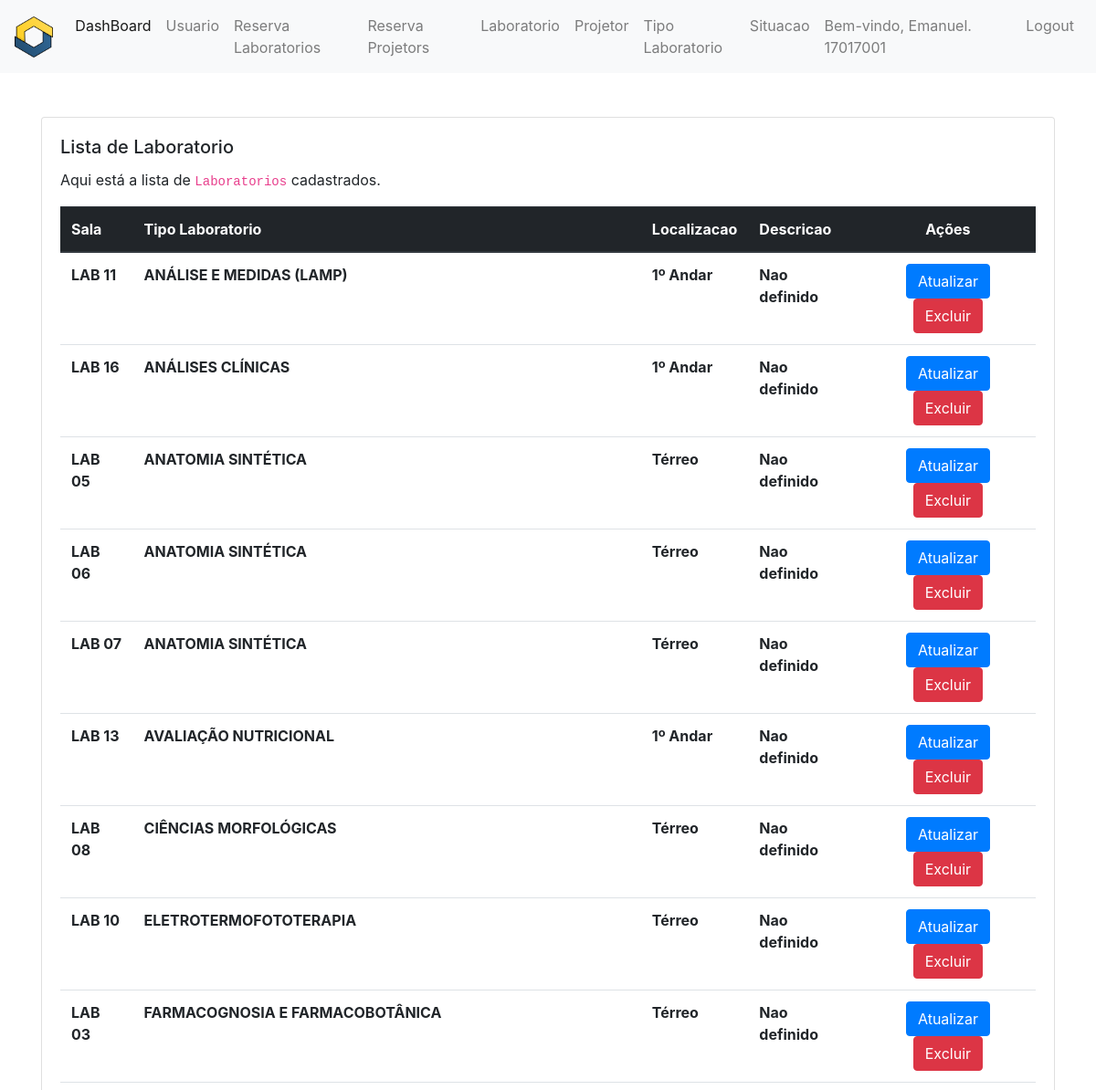
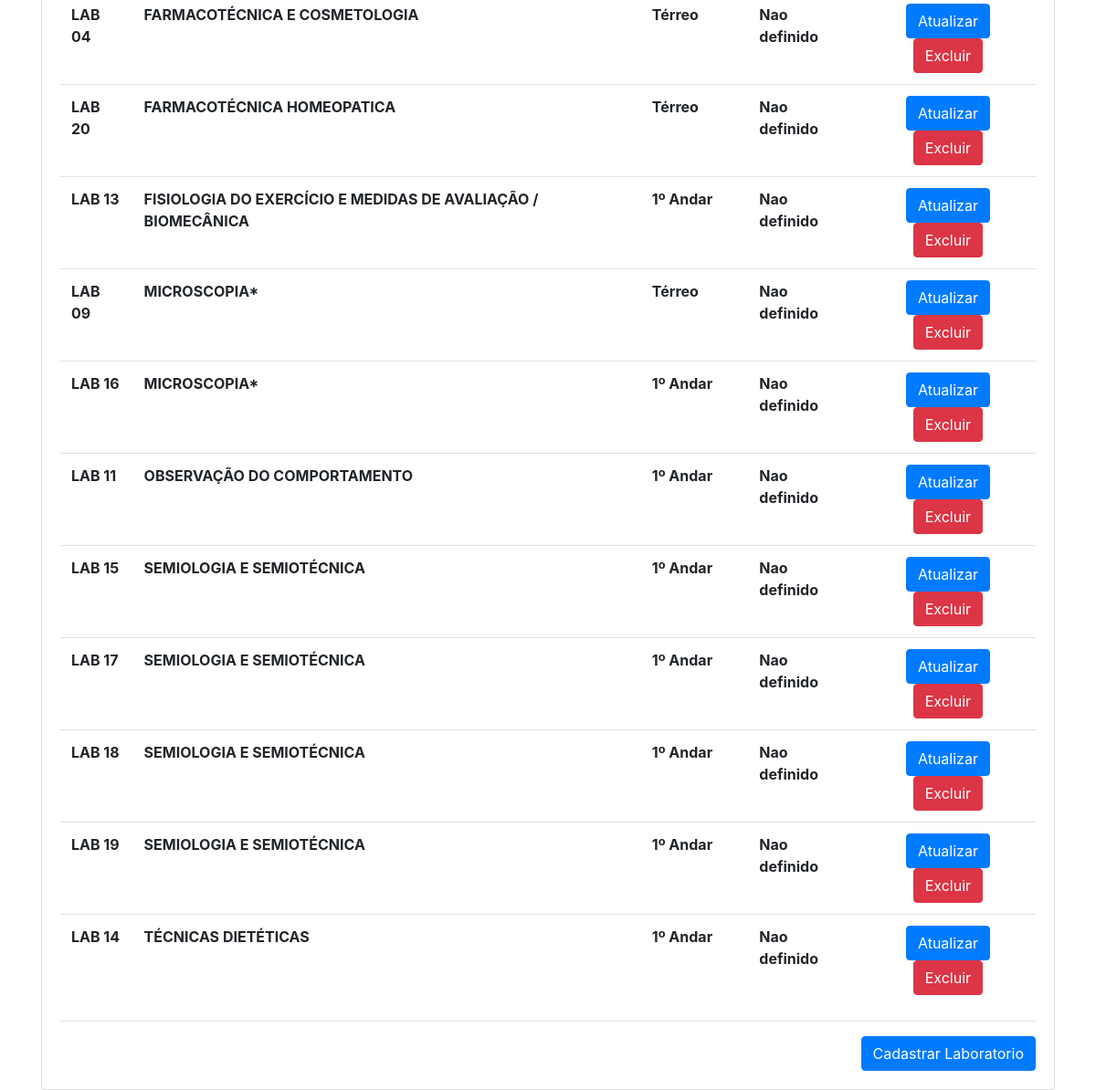
Page /laboratorios/ (signed in) on the committed database (2 pictures, top to bottom).
### authweb/models.py (models this page shows, shortened)
class Recurso(models.Model):
    LOCALIZACAO = ( ('terreo', 'terreo'),
                    ('1 andar', '1 andar'),
                    )
    localizacao = models.CharField(choices=LOCALIZACAO,default='sem localizacao', null=True, blank=True, max_length=255)
    SALA = ( ('LAB 03', 'LAB 03'),
              ('LAB 04', 'LAB 04'),
              ('LAB 05', 'LAB 05'),
              ('LAB 06', 'LAB 06'),
              ('LAB 07', 'LAB 07'),
              ('LAB 08', 'LAB 08'),
              ('LAB 09', 'LAB 09'),
              ('LAB 10', 'LAB 10'),
              ('LAB 11', 'LAB 11'),
              ('LAB 13', 'LAB 13'),
              ('LAB 14', 'LAB 14'),
              ('LAB 15', 'LAB 15'),
              ('LAB 16', 'LAB 16'),
              ('LAB 17', 'LAB 17'),
              ('LAB 18', 'LAB 18'),
              ('LAB 19', 'LAB 19'),
              ('LAB 20', 'LAB 20'),
                    )
    sala = models.CharField(choices=SALA,default='LAB XX', null=True, blank=True, max_length=255)
    descricao = models.CharField(max_length=255, blank=True, null=True, default ="sem descricao")
    tipo_laboratorio = models.ForeignKey(TipoLaboratorio, on_delete=models.PROTECT, blank=True, null=True )#tem que ajustar para null?
    numero = models.IntegerField(blank=True, null=True)
    tipo_recurso = models.CharField(max_length=255, blank=True, null=True)
    objetos = models.Manager()

class TipoLaboratorio (models.Model):
    nome = models.CharField(max_length=255, blank=True, null=True)
    descricao = models.CharField(max_length=255, blank=True, null=True)
    objetos = models.Manager()

### website/views.py (the view)
# urls.py: path('laboratorios/', LaboratorioListView.as_view(), name="lista_laboratorios"),
class LaboratorioListView(PermissionRequiredMixin,LoginRequiredMixin, ListView):
    permission_required = "authweb.view_recurso"
    template_name = "website/laboratorio/lista.html"
    model = Recurso
    login_url = 'website:login'
    redirect_field_name = 'redirect_to'
    def get_context_data(self, **kwargs):
        context = super(LaboratorioListView, self).get_context_data(**kwargs)
        context['recursos'] = Recurso.objetos.filter(tipo_recurso="laboratorio")
        return context

### authweb/templatetags/mytags.py (called while the page is built)
@register.filter
def str_none(value): # Only one argument.
    if(value == None):
        return "Nao definido"
    else:
        return "Nao definido"

### website/templates/website/laboratorio/lista.html (shortened to what this page needs)
{% extends "website/_layouts/base.html" %}
{% load widget_tweaks %}
{% load mytags %}
{% block conteudo %}
<div class="container mt-5">
  <div class="row">
    <div class="col-lg-12 col-md-12 col-sm-12 col-xs-12">
      <div class="card">
        <div class="card-body">
          <h5 class="card-title">Lista de Laboratorio</h5>
          {% if recursos|length > 0 %}
            <p class="card-text">
              Aqui está a lista de <code>Laboratorios</code> cadastrados.
            </p>
            <table class="table">
              <thead class="thead-dark">
              <tr>
                <th scope="col">Sala</th>
				<th scope="col">Tipo Laboratorio</th>
				<th scope="col">Localizacao</th>
				<th scope="col">Descricao</th>
			    <th scope="col" class="text-center">Ações</th>
              </tr>
              </thead>
              <tbody>
              {% for recurso in recursos %}
                <tr>
                  <th scope="row">{{ recurso.sala }}</th>
				  <th scope="row">{{ recurso.tipo_laboratorio.nome}}</th>
				  <th scope="row">{{ recurso.localizacao }}</th>
				  <th scope="row">{{ recurso.descricao|str_none }}</th>
                  <td class="text-center">
				{% if perms.authweb.change_recurso %}
                    <a href="{% url 'website:atualiza_laboratorio' pk=recurso.id %}"
                       class="btn btn-primary">
                      Atualizar
                    </a>
				{% endif %}
				{% if perms.authweb.delete_recurso %}
                    <a href="{% url 'website:deleta_laboratorio' pk=recurso.id %}"
                      class="btn btn-danger">
                        Excluir
                    </a>
				{% endif %}
                  </td>
                </tr>
              {% endfor %}
              </tbody>
            </table>
        {% else %}
          <div class="text-center mt-5 mb-5 jumbotron">
            <h5>Nenhum <code>Laboratorio</code> cadastrado ainda.</h5>
          </div>
        {% endif %}
          <hr />
          <div class="text-right">
            <a href="{% url 'website:cadastra_laboratorio' %}" class="btn btn-primary">
              Cadastrar Laboratorio
            </a>
          </div>
        </div>
      </div>
    </div>
  </div>
</div>
{% endblock %}

### website/templates/website/_layouts/base.html (shortened to what this page needs)
<!DOCTYPE html>
<html>
	{% load static %}
    <head>
        <link rel="stylesheet" type="text/css" href="{% static 'website/css/bootstrap.min.css' %}">
        <link rel="stylesheet" type="text/css" href="{% static 'website/css/master.css' %}">
		<link rel="stylesheet" type="text/css" href="{% static 'website/css/jquery.datetimepicker.min.css' %}" >
    </head>
    <body>
        <nav class="navbar navbar-expand-lg navbar-light bg-light">
            <a class="navbar-brand" href="{% url 'website:index' %}">
              <img src="{% static 'website/img/favicon.png' %}" height="45px">
            </a>
            <div class="collapse navbar-collapse" id="navbarSupportedContent">
                <ul class="navbar-nav mr-auto">
					{% if user.is_authenticated %}
					<li class="nav-item active">
                        <a class="nav-link" href="{% url 'website:dashboard' %}">DashBoard</a>
                    </li>
					{% if user.is_staff %}
					<li class="nav-item">
                        <a class="nav-link" href="{% url 'website:lista_usuarios' %}">Usuario</a>
                    </li>
					<li class="nav-item">
                        <a class="nav-link" href="{% url 'website:lista_reserva_laboratorios' %}">Reserva Laboratorios</a>
                    </li>
					<li class="nav-item">
                        <a class="nav-link" href="{% url 'website:lista_reserva_projetors' %}">Reserva Projetors</a>
                    </li>
					<li class="nav-item">
                        <a class="nav-link" href="{% url 'website:lista_laboratorios' %}">Laboratorio</a>
                    </li>
					<li class="nav-item">
                        <a class="nav-link" href="{% url 'website:lista_projetors' %}">Projetor</a>
                    </li>
					<li class="nav-item">
                        <a class="nav-link" href="{% url 'website:lista_tipo_laboratorios' %}">Tipo Laboratorio</a>
                    </li>
					<li class="nav-item">
                        <a class="nav-link" href="{% url 'website:lista_situacaos' %}">Situacao</a>
                    </li>
					{% endif %}
					{% else %}
					<li class="nav-item active">
                        <a class="nav-link" href="{% url 'website:index' %}">Página Inicial</a>
                    </li>
					{% endif %}
                </ul>
                <ul class="navbar-nav float-right">
				{% if user.is_authenticated %}
						<li class="nav-item">
                        	<a class="nav-link">Bem-vindo, {{ user.first_name }}. {{ user.username }}</a>
                    	</li>
						<li class="nav-item">
                        	<a class="nav-link" href="{% url 'website:logout' %}">Logout</a>
                    	</li>
					{% else %}
					<li class="nav-item">
                        	<a class="nav-link">Bem-vindo Visitante, faca login.</a>
                    </li>
					{% endif %}
                </ul>
            </div>
        </nav>
        {% block conteudo %}{% endblock %}
    </body>
</html>

### rows in the picture
Recurso: sala "LAB 11", tipo_laboratorio.nome "ANÁLISE E MEDIDAS (LAMP)", localizacao "1º Andar", descricao|str_none "Nao definido"
Recurso: sala "LAB 16", tipo_laboratorio.nome "ANÁLISES CLÍNICAS", localizacao "1º Andar", descricao|str_none "Nao definido"
Recurso: sala "LAB 05", tipo_laboratorio.nome "ANATOMIA SINTÉTICA", localizacao "Térreo", descricao|str_none "Nao definido"
Recurso: sala "LAB 06", tipo_laboratorio.nome "ANATOMIA SINTÉTICA", localizacao "Térreo", descricao|str_none "Nao definido"
Recurso: sala "LAB 07", tipo_laboratorio.nome "ANATOMIA SINTÉTICA", localizacao "Térreo", descricao|str_none "Nao definido"
Recurso: sala "LAB 13", tipo_laboratorio.nome "AVALIAÇÃO NUTRICIONAL", localizacao "1º Andar", descricao|str_none "Nao definido"
Recurso: sala "LAB 08", tipo_laboratorio.nome "CIÊNCIAS MORFOLÓGICAS", localizacao "Térreo", descricao|str_none "Nao definido"
Recurso: sala "LAB 10", tipo_laboratorio.nome "ELETROTERMOFOTOTERAPIA", localizacao "Térreo", descricao|str_none "Nao definido"
Recurso: sala "LAB 03", tipo_laboratorio.nome "FARMACOGNOSIA E FARMACOBOTÂNICA", localizacao "Térreo", descricao|str_none "Nao definido"
Recurso: sala "LAB 04", tipo_laboratorio.nome "FARMACOTÉCNICA E COSMETOLOGIA", localizacao "Térreo", descricao|str_none "Nao definido"
Recurso: sala "LAB 20", tipo_laboratorio.nome "FARMACOTÉCNICA HOMEOPATICA", localizacao "Térreo", descricao|str_none "Nao definido"
Recurso: sala "LAB 13", tipo_laboratorio.nome "FISIOLOGIA DO EXERCÍCIO E MEDIDAS DE AVALIAÇÃO / BIOMECÂNICA", localizacao "1º Andar", descricao|str_none "Nao definido"
Recurso: sala "LAB 09", tipo_laboratorio.nome "MICROSCOPIA*", localizacao "Térreo", descricao|str_none "Nao definido"
Recurso: sala "LAB 16", tipo_laboratorio.nome "MICROSCOPIA*", localizacao "1º Andar", descricao|str_none "Nao definido"
Recurso: sala "LAB 11", tipo_laboratorio.nome "OBSERVAÇÃO DO COMPORTAMENTO", localizacao "1º Andar", descricao|str_none "Nao definido"
Recurso: sala "LAB 15", tipo_laboratorio.nome "SEMIOLOGIA E SEMIOTÉCNICA", localizacao "1º Andar", descricao|str_none "Nao definido"
Recurso: sala "LAB 17", tipo_laboratorio.nome "SEMIOLOGIA E SEMIOTÉCNICA", localizacao "1º Andar", descricao|str_none "Nao definido"
Recurso: sala "LAB 18", tipo_laboratorio.nome "SEMIOLOGIA E SEMIOTÉCNICA", localizacao "1º Andar", descricao|str_none "Nao definido"
Recurso: sala "LAB 19", tipo_laboratorio.nome "SEMIOLOGIA E SEMIOTÉCNICA", localizacao "1º Andar", descricao|str_none "Nao definido"
Recurso: sala "LAB 14", tipo_laboratorio.nome "TÉCNICAS DIETÉTICAS", localizacao "1º Andar", descricao|str_none "Nao definido"

### other values in the picture
{{ user.first_name }} "Emanuel"
{{ user.username }} "17017001"
